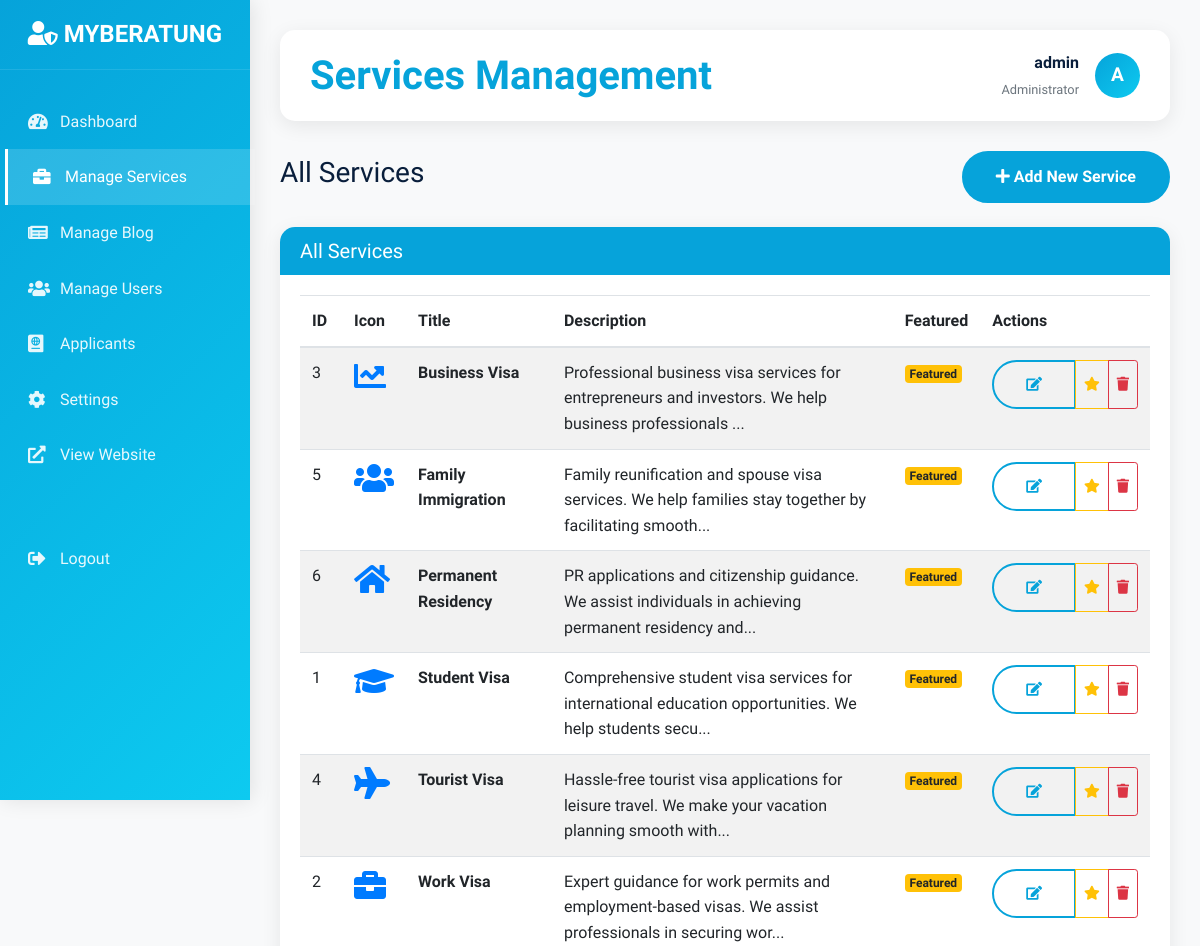
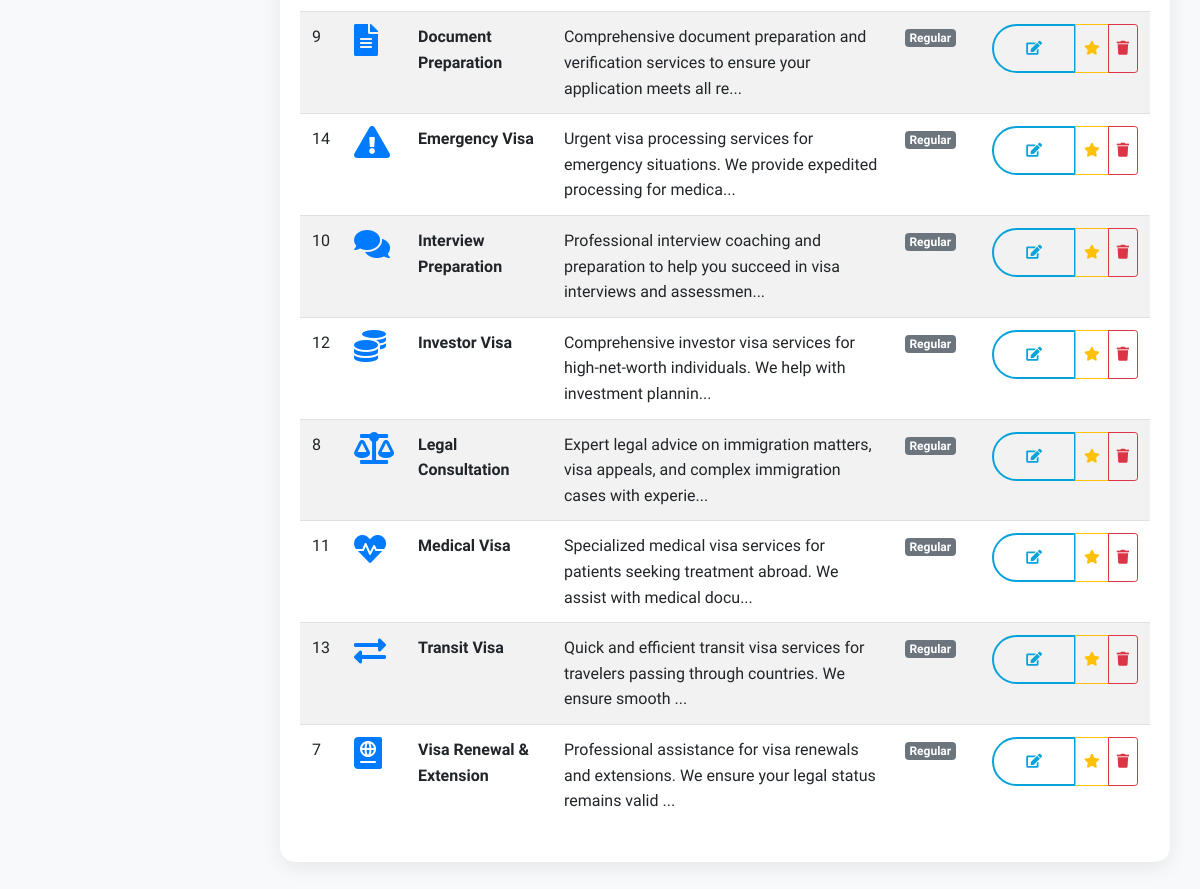
Screenshot of /admin/services-management.php (signed in) with the database file from the repository (2 pictures, top to bottom).
### tables this page shows
CREATE TABLE IF NOT EXISTS services (
    id INT PRIMARY KEY AUTO_INCREMENT,
    title VARCHAR(100) NOT NULL,
    description TEXT,
    icon VARCHAR(50),
    image_url VARCHAR(255),
    is_featured BOOLEAN DEFAULT FALSE,
    created_at TIMESTAMP DEFAULT CURRENT_TIMESTAMP,
    updated_at TIMESTAMP DEFAULT CURRENT_TIMESTAMP ON UPDATE CURRENT_TIMESTAMP
);

### includes/db.php (called while the page is built, shortened)
<?php
class Database {
    private $connection;
    private static $instance = null;
    private function __construct() {
        try {
            $this->connection = new PDO(
                "mysql:host=" . DB_HOST . ";dbname=" . DB_NAME,
                DB_USER,
                DB_PASS,
                array(PDO::ATTR_ERRMODE => PDO::ERRMODE_EXCEPTION)
            );
        } catch(PDOException $e) {
            die("Connection failed: " . $e->getMessage());
        }
    }
    public static function getInstance() {
        if (self::$instance === null) {
            self::$instance = new self();
        }
        return self::$instance;
    }
    public function query($sql, $params = []) {
        try {
            $stmt = $this->connection->prepare($sql);
            $stmt->execute($params);
            return $stmt;
        } catch(PDOException $e) {
            die("Query failed: " . $e->getMessage());
        }
    }
    public function fetchAll($sql, $params = []) {
        return $this->query($sql, $params)->fetchAll(PDO::FETCH_ASSOC);
    }
}

### admin/services-management.php (the view, shortened to what this page needs)
<?php
require_once '../includes/db.php';
$db = Database::getInstance();
$services = $db->fetchAll("SELECT * FROM services ORDER BY is_featured DESC, title ASC");
?>
<!DOCTYPE html>
<html lang="en">
<head>
    <link href="https://cdn.jsdelivr.net/npm/bootstrap@4.6.0/dist/css/bootstrap.min.css" rel="stylesheet">
    <link href="https://cdnjs.cloudflare.com/ajax/libs/font-awesome/5.15.4/css/all.min.css" rel="stylesheet">
</head>
<body>
    <div class="sidebar">
        <div class="sidebar-header">
            <h4><i class="fas fa-user-shield"></i> MYBERATUNG</h4>
        </div>
        <nav class="mt-4">
            <a href="dashboard.php" class="nav-link">
                <i class="fas fa-tachometer-alt"></i> Dashboard
            </a>
            <a href="services-management.php" class="nav-link active">
                <i class="fas fa-briefcase"></i> Manage Services
            </a>
            <a href="blog-management.php" class="nav-link">
                <i class="fas fa-newspaper"></i> Manage Blog
            </a>
            <a href="user-management.php" class="nav-link">
                <i class="fas fa-users"></i> Manage Users
            </a>
            <a href="manage-applications.php" class="nav-link">
                <i class="fas fa-passport"></i> Applicants
            </a>
            <a href="settings.php" class="nav-link">
                <i class="fas fa-cog"></i> Settings
            </a>
            <a href="../index.php" class="nav-link" target="_blank">
                <i class="fas fa-external-link-alt"></i> View Website
            </a>
            <a href="logout.php" class="nav-link mt-5">
                <i class="fas fa-sign-out-alt"></i> Logout
            </a>
        </nav>
    </div>
    <div class="main-content">
        <div class="top-header">
            <h1>Services Management</h1>
            <div class="d-flex align-items-center">
                <div class="mr-3 text-right">
                    <p class="mb-0 font-weight-bold"><?php echo htmlspecialchars($_SESSION['admin_username']); ?></p>
                    <small class="text-muted">Administrator</small>
                </div>
                <div class="user-avatar">
                    <?php echo strtoupper(substr($_SESSION['admin_username'], 0, 1)); ?>
                </div>
            </div>
        </div>
        <div class="d-flex justify-content-between align-items-center mb-4">
            <h3>All Services</h3>
            <button class="btn btn-primary" data-toggle="modal" data-target="#addServiceModal">
                <i class="fas fa-plus"></i> Add New Service
            </button>
        </div>
        <div class="card">
            <div class="card-header">
                <h5 class="mb-0">All Services</h5>
            </div>
            <div class="card-body">
                <div class="table-responsive">
                    <table class="table table-striped">
                        <thead>
                            <tr>
                                <th>ID</th>
                                <th>Icon</th>
                                <th>Title</th>
                                <th>Description</th>
                                <th>Featured</th>
                                <th>Actions</th>
                            </tr>
                        </thead>
                        <tbody>
                            <?php foreach ($services as $service): ?>
                            <tr>
                                <td><?php echo $service['id']; ?></td>
                                <td>
                                    <i class="<?php echo htmlspecialchars($service['icon']); ?> fa-2x text-primary"></i>
                                </td>
                                <td>
                                    <strong><?php echo htmlspecialchars($service['title']); ?></strong>
                                </td>
                                <td>
                                    <?php echo htmlspecialchars(substr($service['description'], 0, 100)) . '...'; ?>
                                </td>
                                <td>
                                    <?php if ($service['is_featured']): ?>
                                        <span class="badge badge-warning">Featured</span>
                                    <?php else: ?>
                                        <span class="badge badge-secondary">Regular</span>
                                    <?php endif; ?>
                                </td>
                                <td>
                                    <div class="btn-group" role="group">
                                        <a href="?edit=<?php echo $service['id']; ?>" class="btn btn-outline-primary btn-sm">
                                            <i class="fas fa-edit"></i>
                                        </a>
                                        <button type="button" class="btn btn-outline-warning btn-sm" onclick="toggleFeatured(<?php echo $service['id']; ?>, <?php echo $service['is_featured']; ?>)">
                                            <i class="fas fa-star"></i>
                                        </button>
                                        <button type="button" class="btn btn-outline-danger btn-sm" onclick="deleteService(<?php echo $service['id']; ?>, '<?php echo htmlspecialchars($service['title']); ?>')">
                                            <i class="fas fa-trash"></i>
                                        </button>
                                    </div>
                                </td>
                            </tr>
                            <?php endforeach; ?>
                        </tbody>
                    </table>
                </div>
            </div>
        </div>
    </div>
</body>
</html>

### admin/services-management.php (style rules this page uses)
:root { --primary: #06A3DA; --secondary: #F57E57; --dark: #091E3B; --light: #F8F9FA; --white: #FFFFFF; --gray: #6C757D; }
* { margin: 0; padding: 0; box-sizing: border-box; }
body { font-family: 'Heebo', sans-serif; line-height: 1.6; color: var(--dark); background-color: var(--light); }
.sidebar { position: fixed; left: 0; top: 0; height: 100vh; width: 250px; background: linear-gradient(135deg, var(--primary) 0%, #0DCAF0 100%); color: white; z-index: 1000; box-shadow: 2px 0 20px rgba(0, 0, 0, 0.1); }
.sidebar-header { padding: 20px; text-align: center; border-bottom: 1px solid rgba(255,255,255,0.1); }
.sidebar-header h4 { color: var(--white); font-weight: 700; margin: 0; }
.nav-link { color: rgba(255,255,255,0.9); padding: 15px 25px; display: flex; align-items: center; text-decoration: none; transition: all 0.3s ease; border-left: 3px solid transparent; font-weight: 500; }
.nav-link:hover, .nav-link.active { color: white; background-color: rgba(255,255,255,0.15); border-left-color: var(--white); text-decoration: none; transform: translateX(5px); }
.nav-link i { margin-right: 12px; width: 20px; font-size: 1.1rem; }
.main-content { margin-left: 250px; padding: 30px; min-height: 100vh; }
.top-header { background: var(--white); padding: 20px 30px; border-radius: 15px; box-shadow: 0 5px 20px rgba(0,0,0,0.08); margin-bottom: 30px; display: flex; justify-content: space-between; align-items: center; }
.top-header h1 { color: var(--primary); font-weight: 700; margin: 0; }
.user-avatar { width: 45px; height: 45px; border-radius: 50%; background: linear-gradient(135deg, var(--primary), #0DCAF0); display: flex; align-items: center; justify-content: center; color: white; font-weight: 600; font-size: 1.2rem; }
.btn-primary { background: var(--primary) !important; border: 2px solid var(--primary) !important; color: var(--white) !important; font-weight: 600; padding: 0.75rem 2rem; border-radius: 50px; transition: all 0.3s ease; }
.btn-outline-primary { border: 2px solid var(--primary) !important; color: var(--primary) !important; background: transparent !important; font-weight: 600; padding: 0.75rem 2rem; border-radius: 50px; transition: all 0.3s ease; }
.card { border-radius: 15px; border: none; box-shadow: 0 5px 20px rgba(0,0,0,0.08); transition: all 0.3s ease; }
.card-header { background: var(--primary); color: var(--white); border-radius: 15px 15px 0 0 !important; border: none; font-weight: 600; }

### rows the page displays
services: id "3", title "Business Visa", description "Professional business visa services for entrepreneurs and investors. We help business professionals", is_featured "Featured"
services: id "5", title "Family Immigration", description "Family reunification and spouse visa services. We help families stay together by facilitating smooth", is_featured "Featured"
services: id "6", title "Permanent Residency", description "PR applications and citizenship guidance. We assist individuals in achieving permanent residency and", is_featured "Featured"
services: id "1", title "Student Visa", description "Comprehensive student visa services for international education opportunities. We help students secu", is_featured "Featured"
services: id "4", title "Tourist Visa", description "Hassle-free tourist visa applications for leisure travel. We make your vacation planning smooth with", is_featured "Featured"
services: id "2", title "Work Visa", description "Expert guidance for work permits and employment-based visas. We assist professionals in securing wor", is_featured "Featured"
services: id "9", title "Document Preparation", description "Comprehensive document preparation and verification services to ensure your application meets all re", is_featured "Regular"
services: id "14", title "Emergency Visa", description "Urgent visa processing services for emergency situations. We provide expedited processing for medica", is_featured "Regular"
services: id "10", title "Interview Preparation", description "Professional interview coaching and preparation to help you succeed in visa interviews and assessmen", is_featured "Regular"
services: id "12", title "Investor Visa", description "Comprehensive investor visa services for high-net-worth individuals. We help with investment plannin", is_featured "Regular"
services: id "8", title "Legal Consultation", description "Expert legal advice on immigration matters, visa appeals, and complex immigration cases with experie", is_featured "Regular"
services: id "11", title "Medical Visa", description "Specialized medical visa services for patients seeking treatment abroad. We assist with medical docu", is_featured "Regular"
services: id "13", title "Transit Visa", description "Quick and efficient transit visa services for travelers passing through countries. We ensure smooth", is_featured "Regular"
services: id "7", title "Visa Renewal & Extension", description "Professional assistance for visa renewals and extensions. We ensure your legal status remains valid", is_featured "Regular"

### other values shown
$_SESSION['admin_username'] "admin"
substr($_SESSION['admin_username'], 0, 1) "A"
